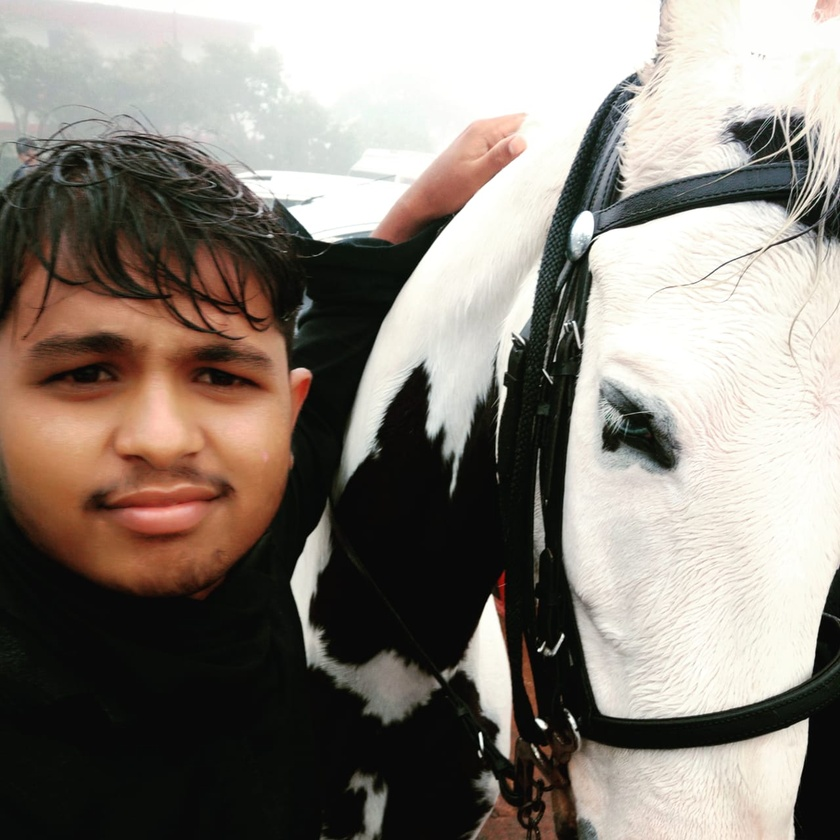
#> input picture Task3/swapnil.jpeg, 840 x 840 px, shrunk from 1280 x 1280 before the run
$ python Main.py
#> lines starting #> are read from the running program, lines starting #| are printed output that depends on the picture
# -*- coding: utf-8 -*-
"""
Spyder Editor

This is a temporary script file.
"""


import cv2
import matplotlib.pyplot as plt


img=cv2.imread("swapnil.jpeg")
#> img is the input picture: shape (840, 840, 3); mean B, G, R 121.6, 129.6, 137.5
"""
cv2.imshow('original image',img)
cv2.waitKey(0)
cv2.destroyAllWindows()

plt.imshow(img)
plt.axis(False)
plt.show()

plt.imshow(img[:,:,::-1])
plt.axis(False)
plt.show()

RGB_img = cv2.cvtColor(img, cv2.COLOR_BGR2RGB)
plt.imshow(RGB_img)
plt.axis(False)
plt.show()

"""

grey_img=cv2.cvtColor(img, cv2.COLOR_BGR2GRAY)
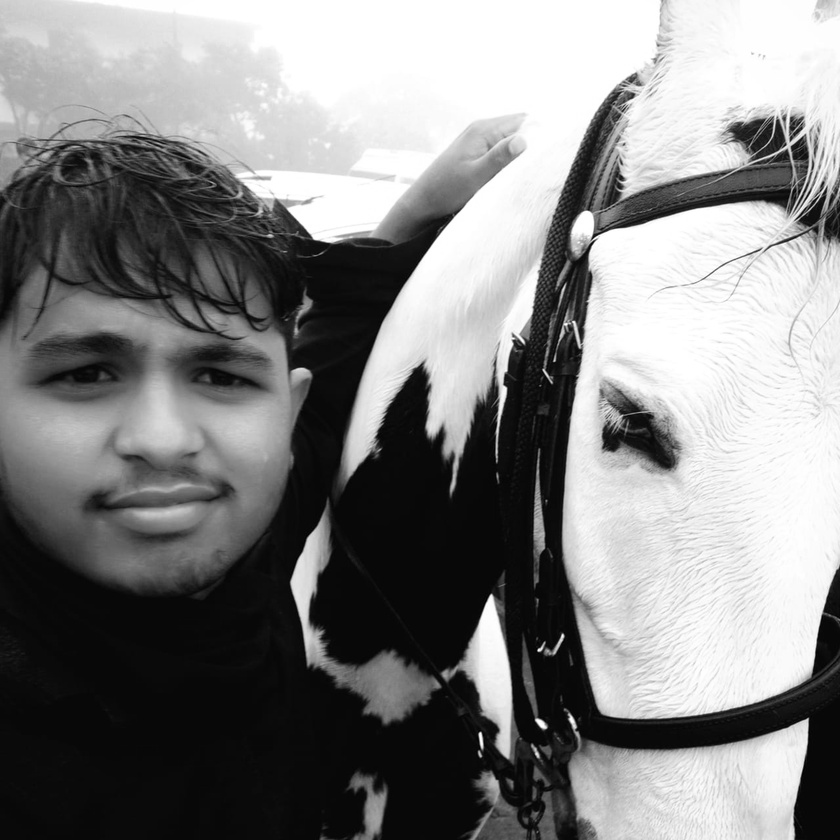
#> grey_img: shape (840, 840); min 0, max 255, mean 131.1

invert_img=cv2.bitwise_not(grey_img)
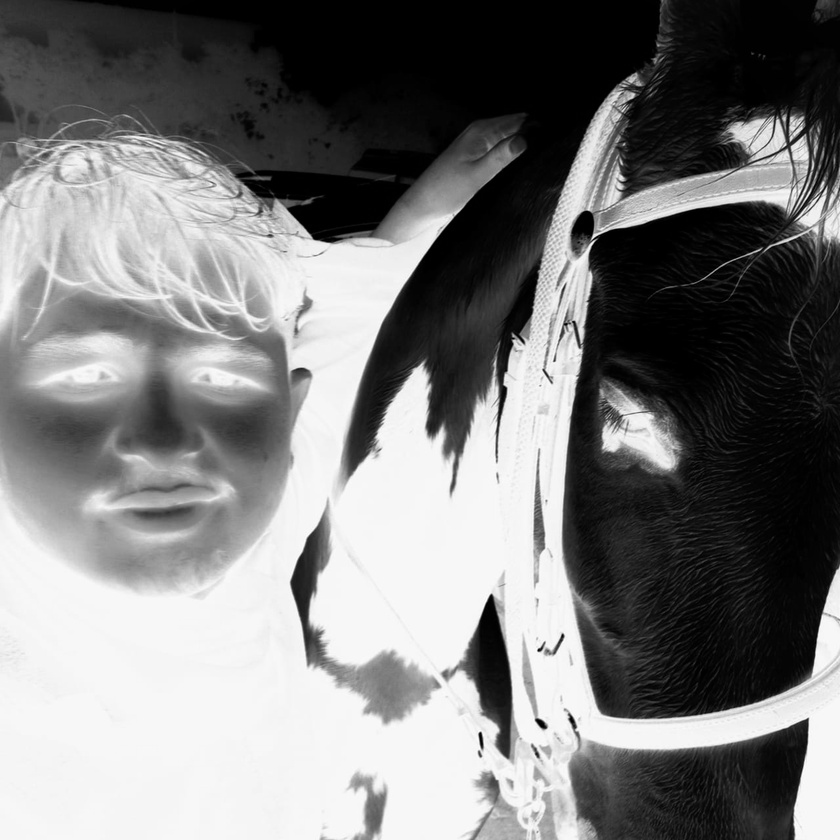
#> invert_img: shape (840, 840); min 0, max 255, mean 123.9
#invert_img=255-grey_img


blur_img=cv2.GaussianBlur(invert_img, (111,111),0)
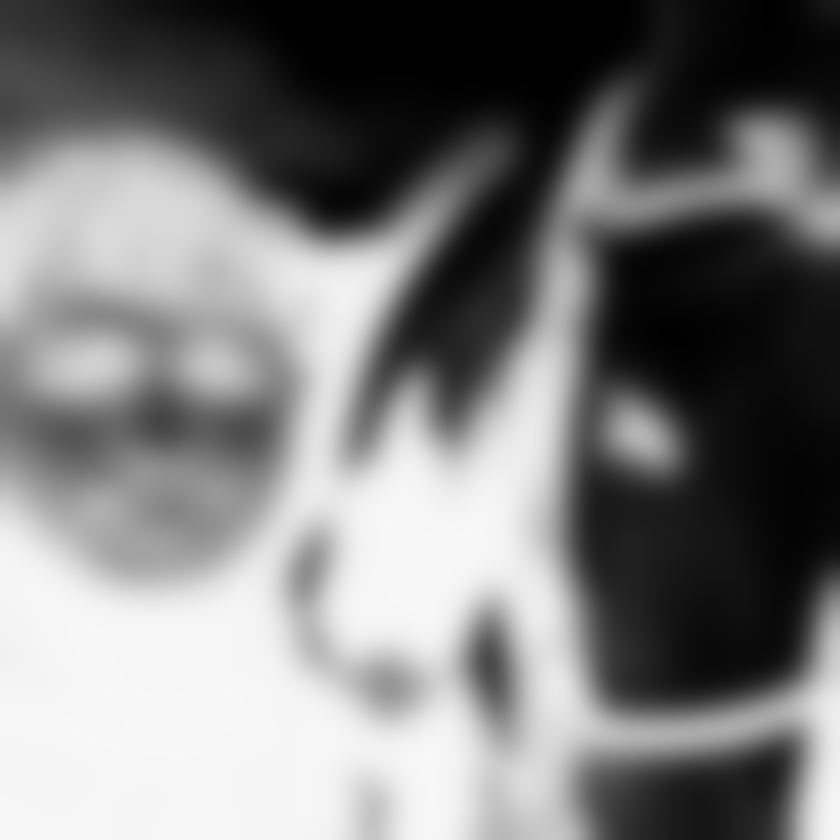
#> blur_img: shape (840, 840); min 0, max 247, mean 123.9


invblur_img=cv2.bitwise_not(blur_img)
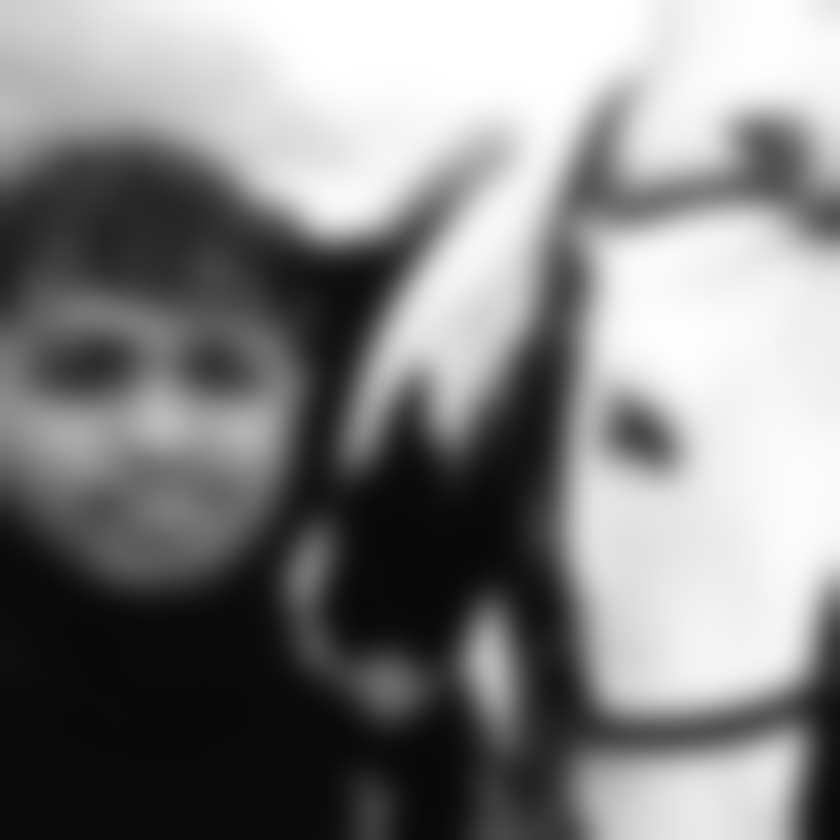
#> invblur_img: shape (840, 840); min 8, max 255, mean 131.1
#invblur_img=255-blur_img

sketch_img=cv2.divide(grey_img,invblur_img, scale=256.0)
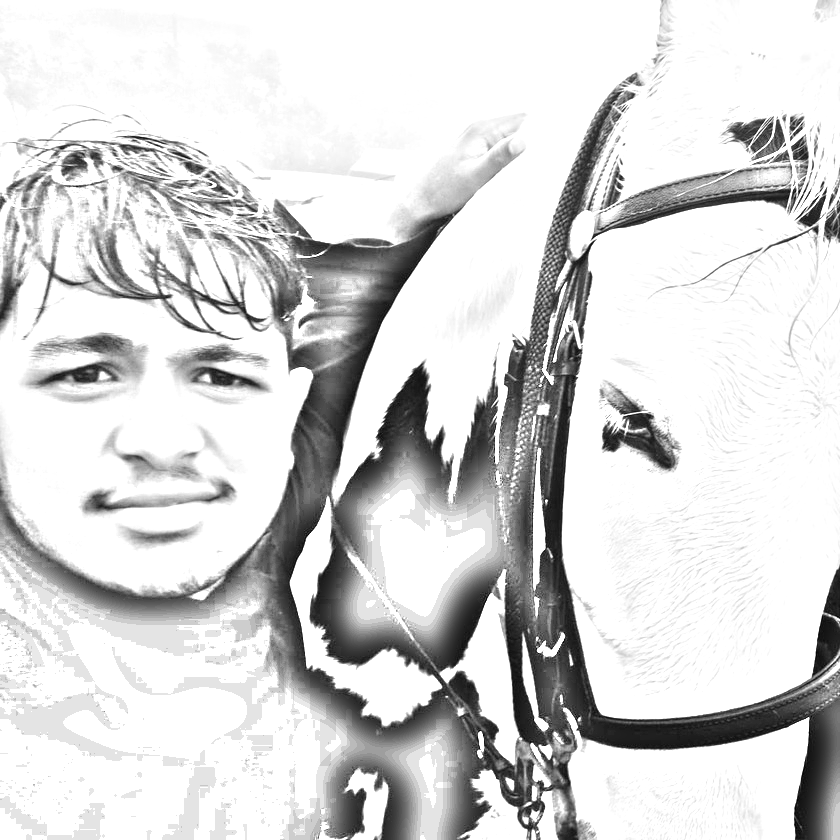
#> sketch_img: shape (840, 840); min 0, max 255, mean 214.5

cv2.imwrite('sketch.png', sketch_img)

cv2.imshow('sketch image',sketch_img)
cv2.waitKey(0)
cv2.destroyAllWindows()
